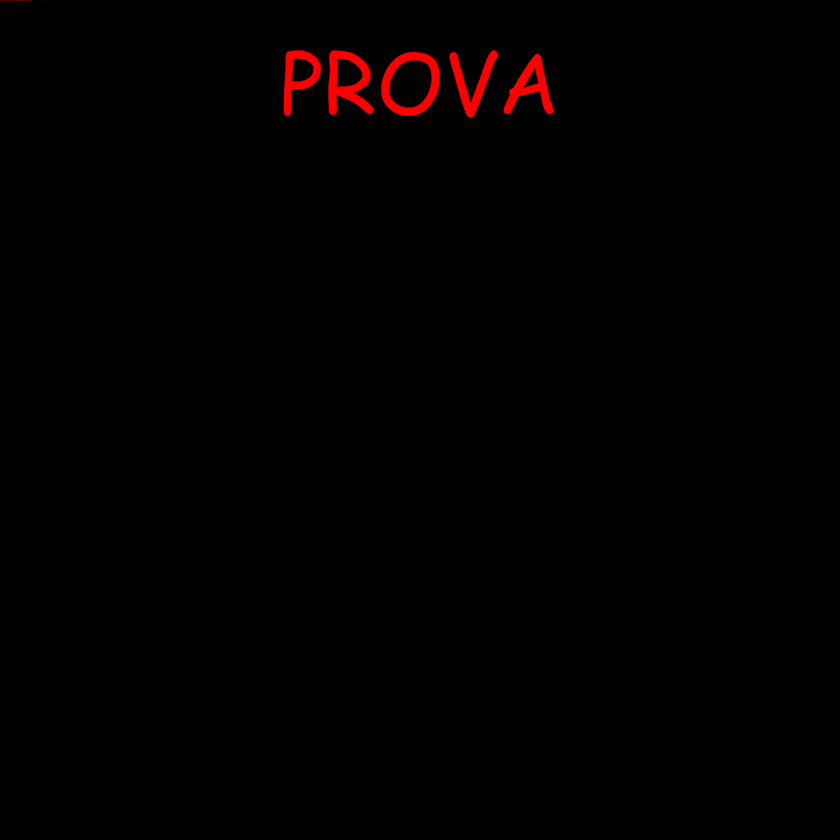
#> input picture CYBER CODE CHALLENGE 2020/your_meme.png, 840 x 840 px, shrunk from 1000 x 1000 before the run
$ python main.py
#> lines starting #> are read from the running program, lines starting #| are printed output that depends on the picture; after the words box and inside, x2 and y2 are one past the last pixel; in counts of white or black regions, pixels touching at a corner belong together
from cv2 import cv2
import matplotlib.pyplot as plt
import numpy as np
img = cv2.imread('your_meme.png')
#> img is the input picture: shape (840, 840, 3); mean B, G, R 0, 0, 2.2
lol = (np.all(img == [0,0,0],axis=2))
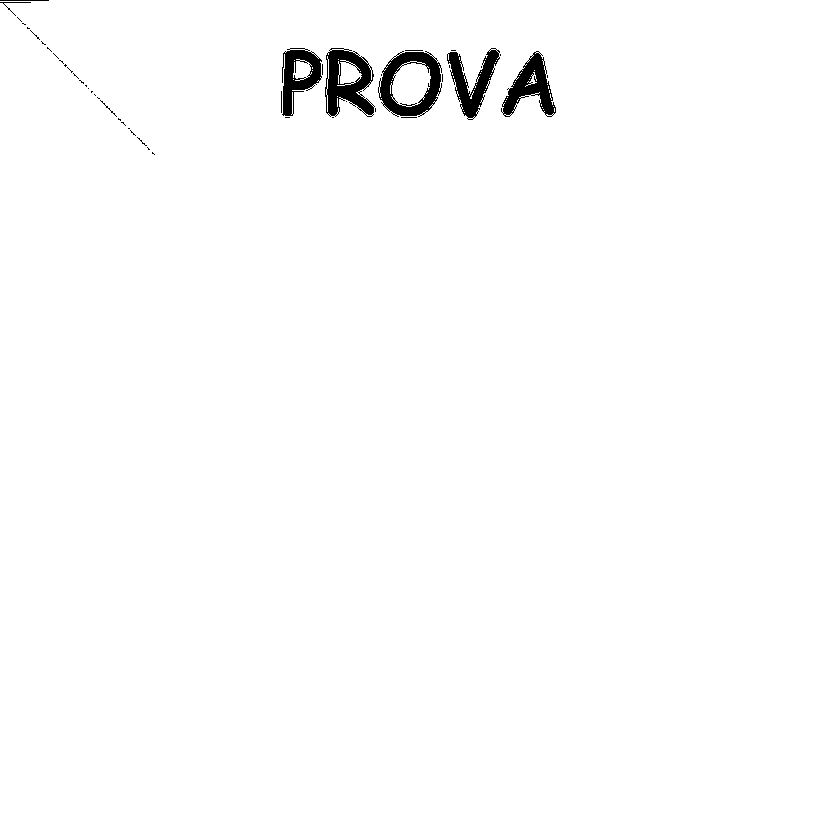
#> lol: shape (840, 840) bool; 98.8% white; 47 black regions (38 under 20 px), largest, box (x1, y1, x2, y2) and area: (325, 48, 375, 117) 1938, (378, 51, 442, 117) 1921, (501, 51, 556, 117) 1580
plt.matshow(lol)
plt.show()
